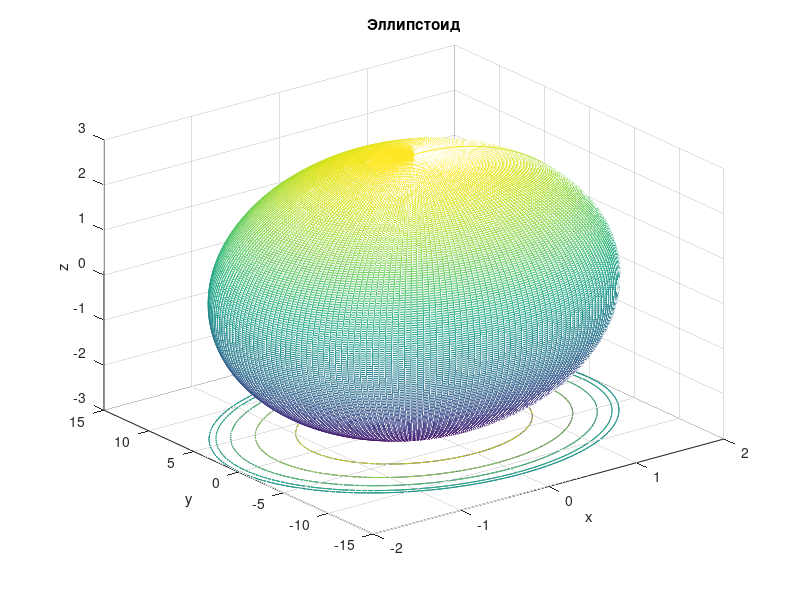
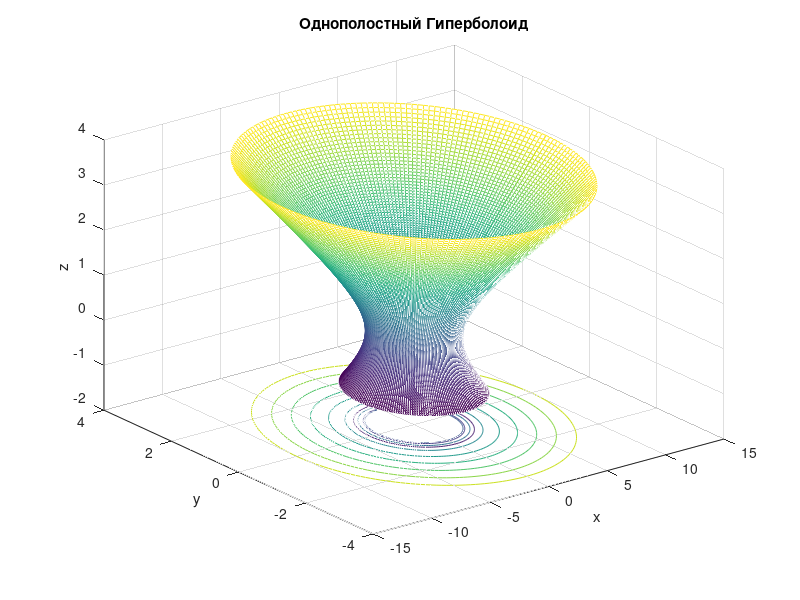
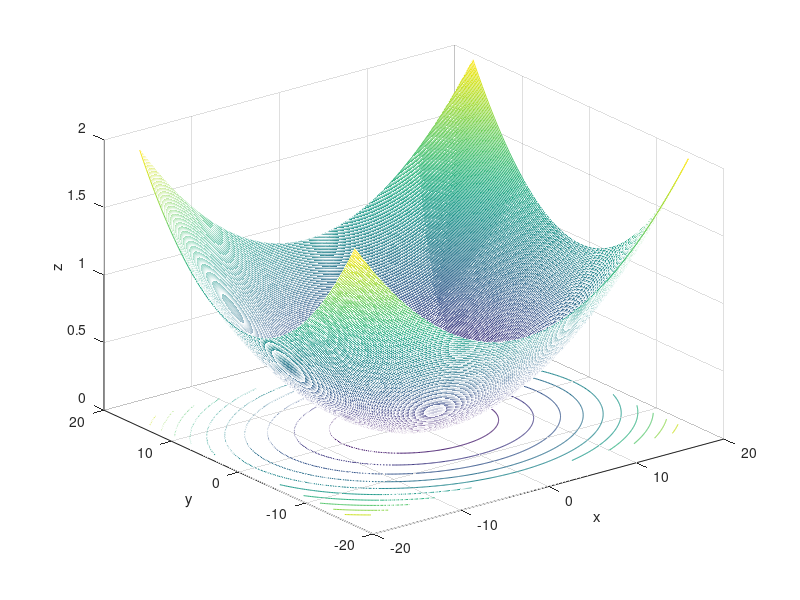
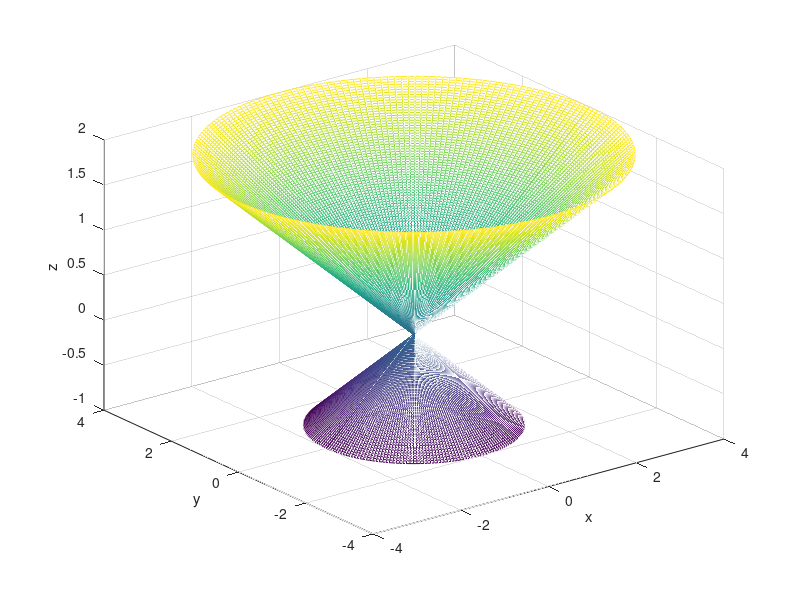

Reproduce these figures in MATLAB, in order.
% 1) Поверхность второго порядка: эллипстоид 
% Уравнение: x^2/a^2 ++ y^2/b^2+z^2/с^2 =1 
%Задаем параметрически? 
rand_a = randi([1, 5], 1, 1);
rand_b = randi([10, 12], 1, 1);
rand_c = randi([1, 5], 1, 1);
theta=(-pi/2:pi/200:pi/2)'; %условие для того чтобы получить целый эллипстоид -pi/2 <= theta <= pi/2
phi=0:pi/100:2*pi; %То же условие, только для phi: 0 <= phi <= 2pi

x=rand_a*cos(theta)*cos(phi); %чтобы найти x необходимо

y=rand_b*cos(theta)*sin(phi); %для y

z=rand_c*sin(theta)*ones(size(phi)); %для z

figure ('Color','w')

meshc(x,y,z);

xlabel('x'), ylabel('y'),zlabel('z')
title("Эллипстоид")
% Поверхность второго порядка: Однополоснтный Гиперболоид
% Задается уравнением: x^2/a^2 + y^2/b^2-z^2/c^2 = 1
% x = y = z (u; phi)
rand_G_a = randi([1, 4], 1, 1);
rand_G_b = randi([1, 4], 1, 1);
rand_G_c = randi([1, 1], 1, 1);
u = (-1:0.02:2)';
phi=0:0.01*pi:2*pi;
X = rand_G_a*cosh(u)*cos(phi);
Y = rand_G_b*cosh(u)*sin(phi);
Z = rand_G_c*sinh(u)*ones(size(phi));
figure('Color', 'w')
%mesh(X,Y,Z); 
meshc(X, Y, Z);
xlabel('x'),ylabel('y'),zlabel('z');
title('Однополостный Гиперболоид')
%camlight('right')так некрасиво, поэтому нет 
%Поверхность второго порядка: Эллиптический параболоид
%Задается уравнением: x^2/a^2+y^2/b^2-z
Rand_A = randi([10, 20], 1, 1);
Rand_B = randi([10, 20], 1, 1);
[X_g, Y_g] = meshgrid(-Rand_A:0.1:Rand_A, -Rand_B:0.2:Rand_B);
Z_g = (X_g.^2/Rand_A^2 + Y_g.^2/Rand_B^2);
figure('Color','w')
meshc(X_g, Y_g, Z_g);
xlabel('x'),ylabel('y'),zlabel('z')
title('')
rand_K_a = randi([1, 4], 1, 1);
rand_K_b = randi([1, 4], 1, 1);
rand_K_c = randi([1, 1], 1, 1);
u = (-1:0.02:2)';
phi=0:0.01*pi:2*pi;
X_K = rand_K_a*u*cos(phi);
Y_K = rand_K_b*u*sin(phi);
Z_K = rand_K_c*u*ones(size(phi));
figure('Color', 'w')
%mesh(X,Y,Z); 
mesh(X_K, Y_K, Z_K);
xlabel('x'),ylabel('y'),zlabel('z');
